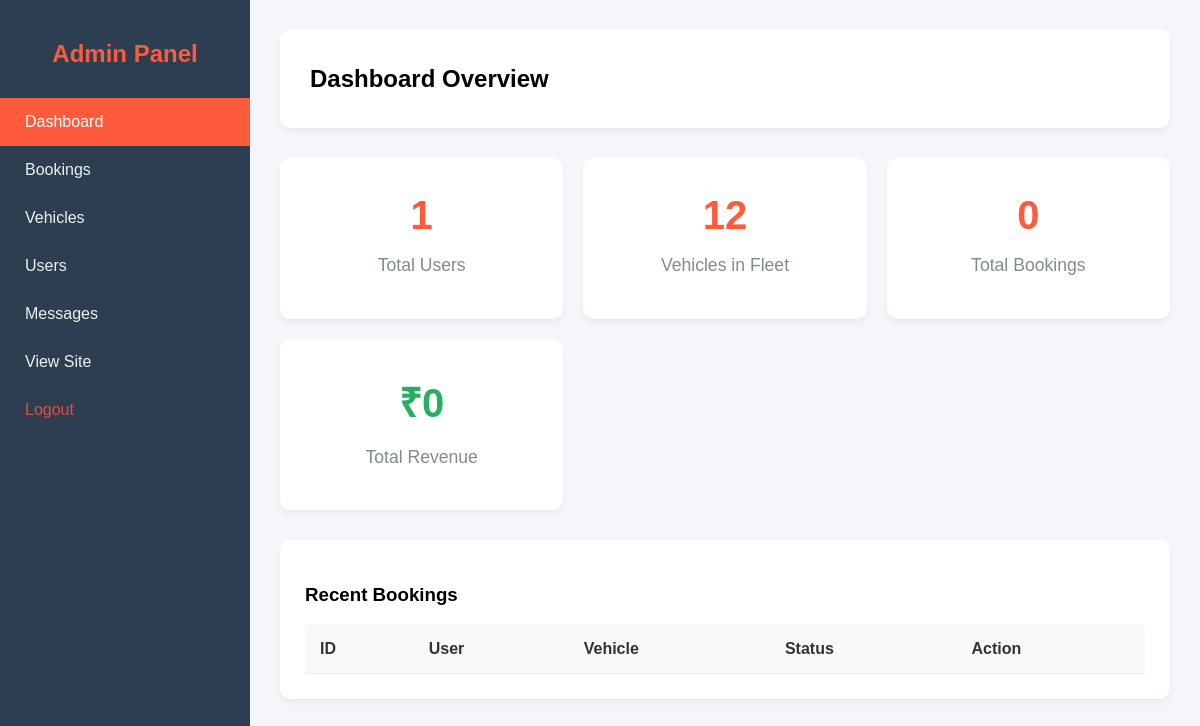
The app's page /pages/admin/dashboard.php (signed in), older data.
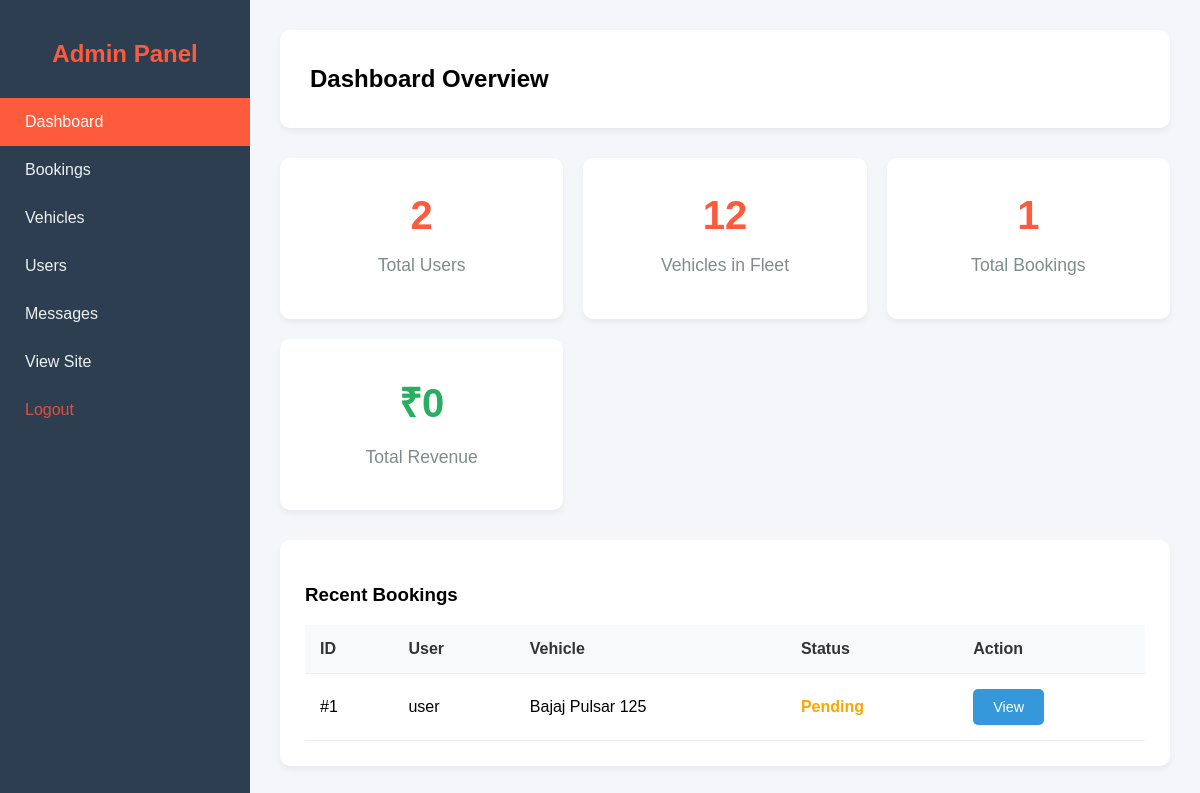
The same page, newer data.
### tables this page shows
CREATE TABLE bookings (
                id INTEGER PRIMARY KEY AUTOINCREMENT,
                user_id INTEGER NOT NULL,
                vehicle_id INTEGER NOT NULL,
                start_date DATE NOT NULL,
                end_date DATE NOT NULL,
                total_price REAL NOT NULL,
                status TEXT DEFAULT 'pending' CHECK(status IN ('pending', 'confirmed', 'completed', 'cancelled')),
                created_at DATETIME DEFAULT CURRENT_TIMESTAMP, pickup_location VARCHAR(100) DEFAULT 'Main Hub', driver_age INT DEFAULT 18, license_no VARCHAR(50) DEFAULT '', payment_method VARCHAR(20) DEFAULT 'Cash',
                FOREIGN KEY (user_id) REFERENCES users(id),
                FOREIGN KEY (vehicle_id) REFERENCES vehicles(id)
            );

CREATE TABLE users (
                id INTEGER PRIMARY KEY AUTOINCREMENT,
                username TEXT NOT NULL,
                email TEXT NOT NULL UNIQUE,
                password TEXT NOT NULL,
                phone TEXT,
                created_at DATETIME DEFAULT CURRENT_TIMESTAMP
            , role TEXT DEFAULT 'user');

CREATE TABLE vehicles (
                id INTEGER PRIMARY KEY AUTOINCREMENT,
                name TEXT NOT NULL,
                category TEXT NOT NULL CHECK(category IN ('bike', 'scooter', 'ebike')),
                price_per_day REAL NOT NULL,
                image TEXT NOT NULL,
                description TEXT,
                status TEXT DEFAULT 'available' CHECK(status IN ('available', 'maintenance', 'rented')),
                created_at DATETIME DEFAULT CURRENT_TIMESTAMP
            );

### pages/admin/dashboard.php (the view, shortened to what this page needs)
<?php
include '../../config/db.php';
$stats = [];
$stats['users'] = $conn->query("SELECT COUNT(*) FROM users WHERE role='user'")->fetchColumn();
$stats['vehicles'] = $conn->query("SELECT COUNT(*) FROM vehicles")->fetchColumn();
$stats['bookings'] = $conn->query("SELECT COUNT(*) FROM bookings")->fetchColumn();
$res = $conn->query("SELECT SUM(total_price) FROM bookings WHERE status='completed' OR status='confirmed'");
$stats['revenue'] = $res->fetchColumn() ?: 0;
$recent_stmt = $conn->query("SELECT b.*, u.username, v.name as vehicle_name
                            FROM bookings b
                            JOIN users u ON b.user_id = u.id
                            JOIN vehicles v ON b.vehicle_id = v.id
                            ORDER BY b.created_at DESC LIMIT 5");
$recent_bookings = $recent_stmt->fetchAll(PDO::FETCH_ASSOC);
?>
<!DOCTYPE html>
<html lang="en">
<head>
    <link rel="stylesheet" href="../../assets/css/admin.css">
    <link rel="stylesheet" href="https://cdnjs.cloudflare.com/ajax/libs/font-awesome/6.0.0/css/all.min.css">
</head>
<body>
    <?php include 'sidebar.php'; ?>
    <div class="admin-content">
        <div class="admin-topbar">
            <h2>Dashboard Overview</h2>
        </div>
        <div class="stats-grid">
            <div class="stat-card">
                <h2><?php echo $stats['users']; ?></h2>
                <p>Total Users</p>
            </div>
            <div class="stat-card">
                <h2><?php echo $stats['vehicles']; ?></h2>
                <p>Vehicles in Fleet</p>
            </div>
            <div class="stat-card">
                <h2><?php echo $stats['bookings']; ?></h2>
                <p>Total Bookings</p>
            </div>
            <div class="stat-card">
                <h2 style="color: #27ae60;">₹<?php echo number_format($stats['revenue']); ?></h2>
                <p>Total Revenue</p>
            </div>
        </div>
        <div class="admin-table-container">
            <h3>Recent Bookings</h3>
            <table class="admin-table">
                <thead>
                    <tr>
                        <th>ID</th>
                        <th>User</th>
                        <th>Vehicle</th>
                        <th>Status</th>
                        <th>Action</th>
                    </tr>
                </thead>
                <tbody>
                    <?php foreach ($recent_bookings as $row): ?>
                    <tr>
                        <td>#<?php echo $row['id']; ?></td>
                        <td><?php echo htmlspecialchars($row['username']); ?></td>
                        <td><?php echo htmlspecialchars($row['vehicle_name']); ?></td>
                        <td><span style="font-weight:bold; color: <?php echo $row['status']=='confirmed'?'green':($row['status']=='cancelled'?'red':'orange'); ?>"><?php echo ucfirst($row['status']); ?></span></td>
                        <td><a href="manage_bookings.php" class="btn-admin btn-info">View</a></td>
                    </tr>
                    <?php endforeach; ?>
                </tbody>
            </table>
        </div>
    </div>
</body>
</html>

Row changes from the older to the newer data that the page shows:
added bookings: id "1", user.username "user", vehicle.name "Bajaj Pulsar 125", status "Pending"
Text that changed along with them:
$stats['users']: "1" → "2"
$stats['bookings']: "0" → "1"
